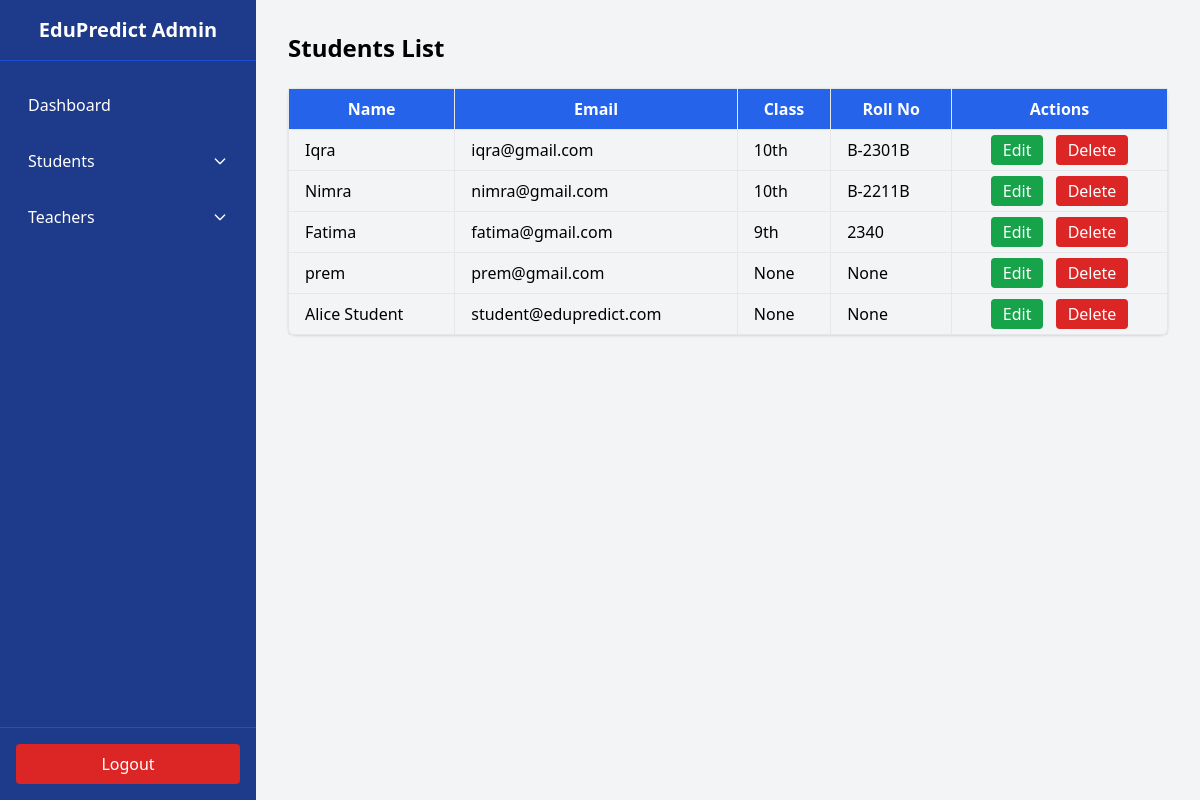
The page /students/ on the database its author committed.
### educationmodel/models.py (models this page shows, shortened)
class Signup(models.Model):
    name = models.CharField(max_length=100)
    email = models.EmailField(unique=True)
    password = models.CharField(max_length=100)
    usertype = models.CharField(max_length=20, choices=[("admin","Admin"),("teacher","Teacher"),("student","Student")])
    class_name = models.CharField(max_length=50, null=True, blank=True)
    roll_no = models.CharField(max_length=50, null=True, blank=True)
    subject = models.CharField(max_length=100, null=True, blank=True)
    department = models.CharField(max_length=100, null=True, blank=True)

### EduPredict/auth.py (the view)
# urls.py: path("students/", auth.students_list, name="students-list"),
def students_list(request):
    students = Signup.objects.filter(usertype="student")
    return render(request, "students_list.html", {"students": students})

### template/students_list.html (shortened to what this page needs)
<!DOCTYPE html>
<html lang="en">
<head>
  <script src="https://cdn.tailwindcss.com"></script>
</head>
<body class="bg-gray-100 flex">
    <div class="flex min-h-screen">
    <aside class="w-64 bg-blue-900 text-white flex flex-col">
      <div class="px-6 py-4 text-center font-bold text-xl border-b border-blue-700">
        EduPredict Admin
      </div>
      <nav class="flex-1 px-4 py-6 space-y-4">
        <a href="/admin-dashboard/" class="block py-2 px-3 rounded hover:bg-blue-700">Dashboard</a>
        <div>
          <button onclick="toggleDropdown('studentsMenu')"
                  class="w-full text-left py-2 px-3 rounded hover:bg-blue-700 flex justify-between items-center">
            Students
            <svg class="w-4 h-4 ml-2 transform transition-transform" id="studentsMenuIcon" fill="none" stroke="currentColor" stroke-width="2" viewBox="0 0 24 24">
              <path stroke-linecap="round" stroke-linejoin="round" d="M19 9l-7 7-7-7"/>
            </svg>
          </button>
        </div>
        <div>
          <button onclick="toggleDropdown('teachersMenu')"
                  class="w-full text-left py-2 px-3 rounded hover:bg-blue-700 flex justify-between items-center">
            Teachers
            <svg class="w-4 h-4 ml-2 transform transition-transform" id="teachersMenuIcon" fill="none" stroke="currentColor" stroke-width="2" viewBox="0 0 24 24">
              <path stroke-linecap="round" stroke-linejoin="round" d="M19 9l-7 7-7-7"/>
            </svg>
          </button>
        </div>
      </nav>
      <div class="p-4 border-t border-blue-700">
        <a href="/logout/" class="block text-center py-2 px-3 bg-red-600 rounded hover:bg-red-700">Logout</a>
      </div>
    </aside>
 </div>
  <main class="flex-1 p-8">
    <h2 class="text-2xl font-bold mb-6">Students List</h2>
    <table class="min-w-full border border-gray-400 rounded-lg shadow">
      <thead class="bg-blue-600 text-white">
        <tr>
          <th class="px-4 py-2 border">Name</th>
          <th class="px-4 py-2 border">Email</th>
          <th class="px-4 py-2 border">Class</th>
          <th class="px-4 py-2 border">Roll No</th>
          <th class="px-4 py-2 border">Actions</th>
        </tr>
      </thead>
      <tbody>
        {% for s in students %}
        <tr class="hover:bg-blue-50">
          <td class="border px-4 py-2">{{ s.name }}</td>
          <td class="border px-4 py-2">{{ s.email }}</td>
          <td class="border px-4 py-2">{{ s.class_name }}</td>
          <td class="border px-4 py-2">{{ s.roll_no }}</td>
          <td class="border px-4 py-2 text-center space-x-2">
            <a href="{% url 'edit-student' s.id %}" class="bg-green-600 text-white px-3 py-1 rounded hover:bg-green-700">Edit</a>
            <a href="{% url 'delete-student' s.id %}" class="bg-red-600 text-white px-3 py-1 rounded hover:bg-red-700" onclick="return confirm('Are you sure?')">Delete</a>
          </td>
        </tr>
        {% empty %}
        <tr><td colspan="5" class="text-center py-3">No Students Found</td></tr>
        {% endfor %}
      </tbody>
    </table>
  </main>
</body>
</html>

### rows shown on the page
Signup: name "Iqra", email "iqra@gmail.com", class_name "10th", roll_no "B-2301B"
Signup: name "Nimra", email "nimra@gmail.com", class_name "10th", roll_no "B-2211B"
Signup: name "Fatima", email "fatima@gmail.com", class_name "9th", roll_no "2340"
Signup: name "prem", email "prem@gmail.com", class_name "None", roll_no "None"
Signup: name "Alice Student", email "student@edupredict.com", class_name "None", roll_no "None"
